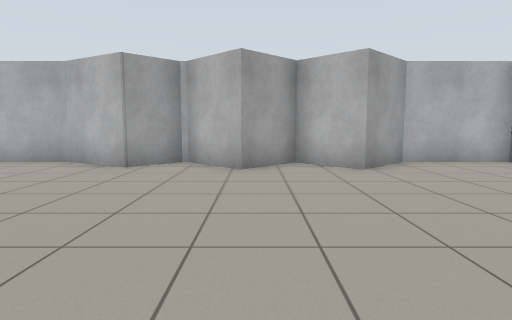
View 1 (above)

17 first-person views from a walk through a world built for the Gazebo simulator. The camera is 0.94 m above the floor, tilts 6° down and sees 75° across. The floor is counted in squares, 1 m on a side. Each view is taken from the middle of a square. On the plan, view 1 faces up. The plan holds only what a view shows up to about 12 squares ahead; the rest is blank.

View 2
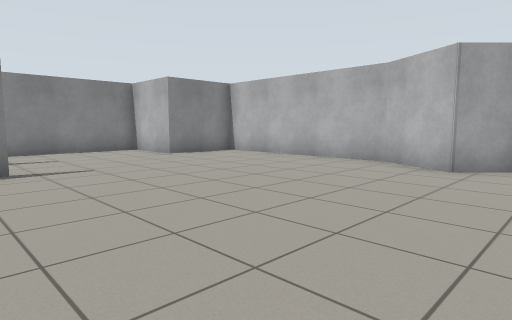

View 3
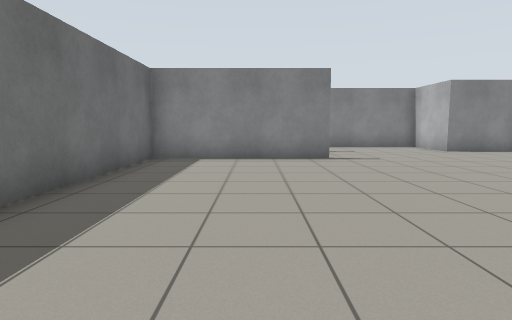

View 4
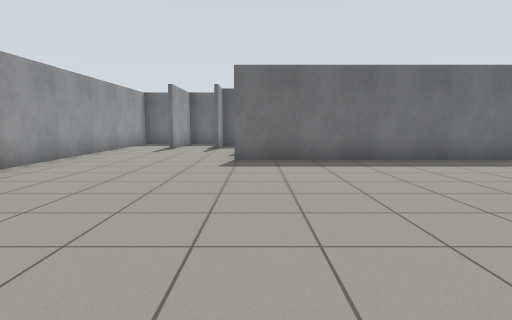

View 5
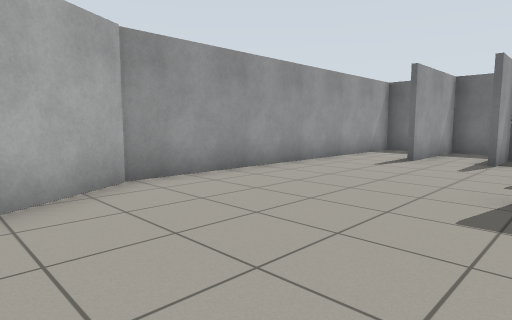

View 6
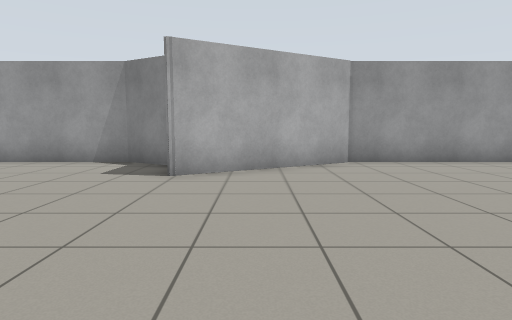

View 7
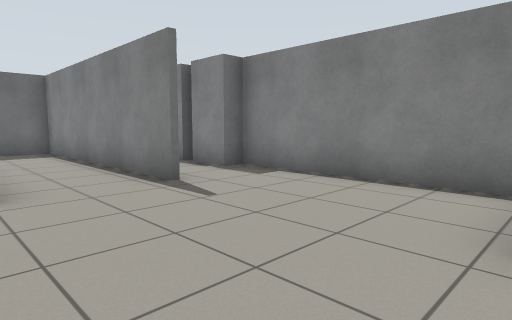

View 8
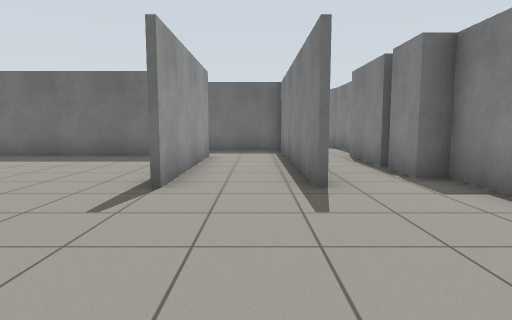

View 9
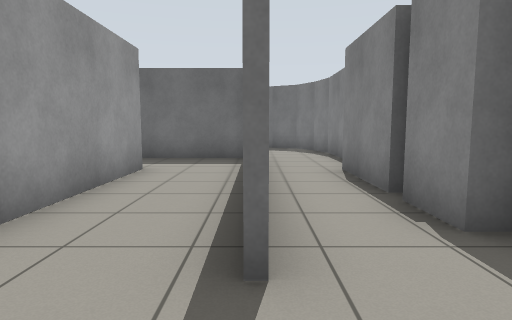

View 10
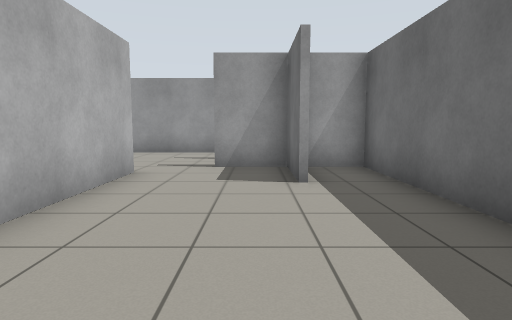

View 11
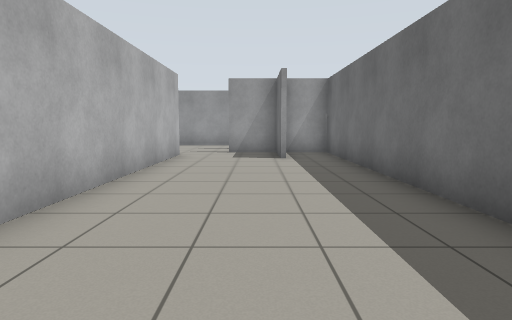

View 12
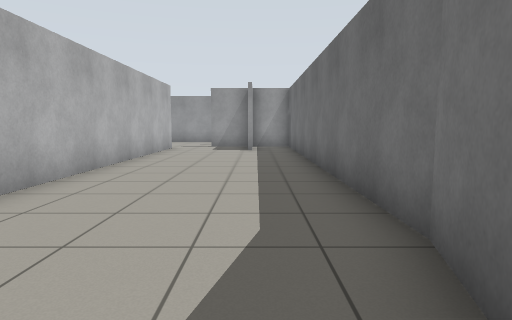

View 13
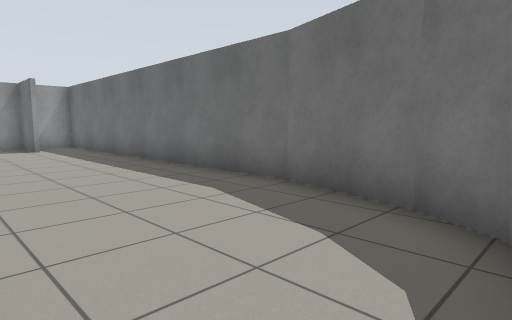

View 14
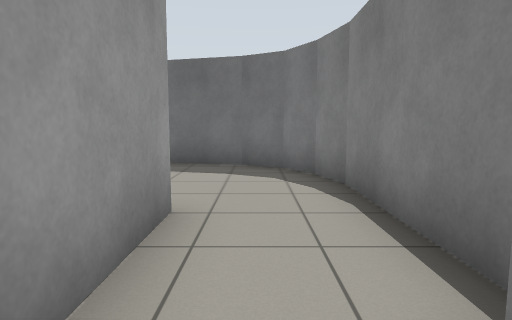

View 15
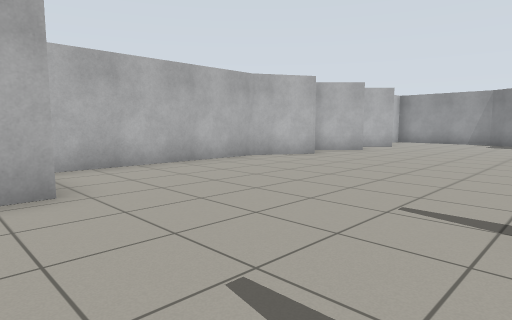

View 16
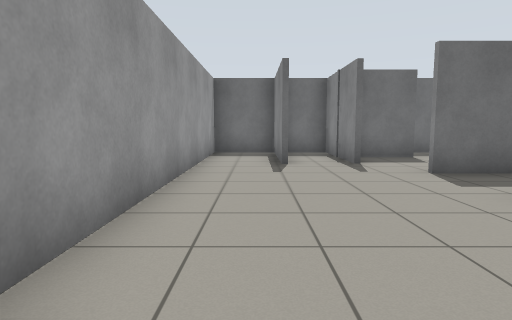

View 17
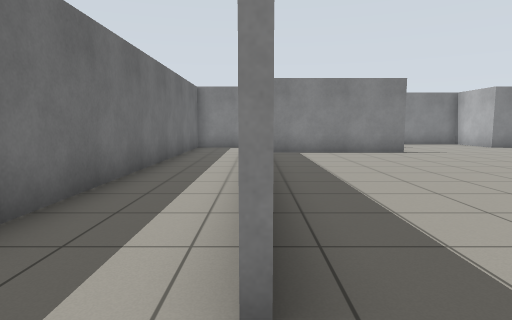

### Floor plan
Points are (right, up) in squares from view 1. A wall is a line through its corners. A room is listed if a view was taken in it or the views show most of it. See-through windows are left out.
Room 1 (views 1, 2, 3, 4, 5, 6, 7, 8, 9, 14, 15, 16, 17)
walls: (-8.4, 1.1) (-8.4, -3.9) (1.6, -3.9); (5.7, 3) (6.4, 4.2) (6.4, 8.4) (3.7, 8.4) (2.3, 7) (1, 8.3) (-0.3, 7) (-1.8, 8.5) (-2.9, 7.4) (-4.7, 8.4) (-10.2, 8.4); (-8.6, -4.1) (-8.6, 1.1); (1.6, -6.6) (0.6, -6.6); (-10.9, 1.1) (-10.9, -6.4) (1.6, -6.4); (4.4, -8) (4.4, -11.1); (-12.8, -1.6) (-12.8, -4.1); (-10.9, 8.1) (-10.9, 5.8) (-12.4, 5.8); (-13.4, 5.4) (-13.4, 0.1) (-12.8, 0.1) (-12.8, -1.1); (3.4, -11.4) (6.4, -11.4) (6.4, -1.5) (4.1, 2.6)
ways out: opening at (-12, -4) to room 2; opening at (1.5, -7) to room 2
Room 2 (views 10, 11, 12, 13)
walls: (-9.4, -11.4) (3.4, -11.4); (-11.1, -6.6) (-11.1, -4.1); (-11.8, -10.8) (-9.2, -11.5); (0.4, -9.7) (2.7, -9.7); (0.6, -6.6) (-7.6, -6.6); (-13.2, -9.2) (-12.6, -10.3) (-11.6, -10.8); (-13.5, -8.2) (-13.1, -9.4); (2.5, -9.7) (2.5, -8); (-13.4, -4.7) (-13.4, -8.4); (2.5, -11.5) (2.5, -10)
ways out: opening at (-12, -4) to room 1; opening at (1.5, -7) to room 1

Positions as (right, up) in squares from view 1, and headings:
1: (0, 0), facing up
2: (-1, 0), facing up-left
3: (1, -1), facing left
4: (1, 5), facing down
5: (1, 1), facing down-right
6: (-2, 1), facing right
7: (-8, 6), facing down-left
8: (-10, 6), facing down
9: (-11, 3), facing down
10: (-5, -9), facing right
11: (-9, -9), facing right
12: (-12, -10), facing right
13: (-13, -7), facing down-right
14: (-12, -3), facing down
15: (-12, 1), facing up-right
16: (5, 0), facing down
17: (3, -4), facing left
